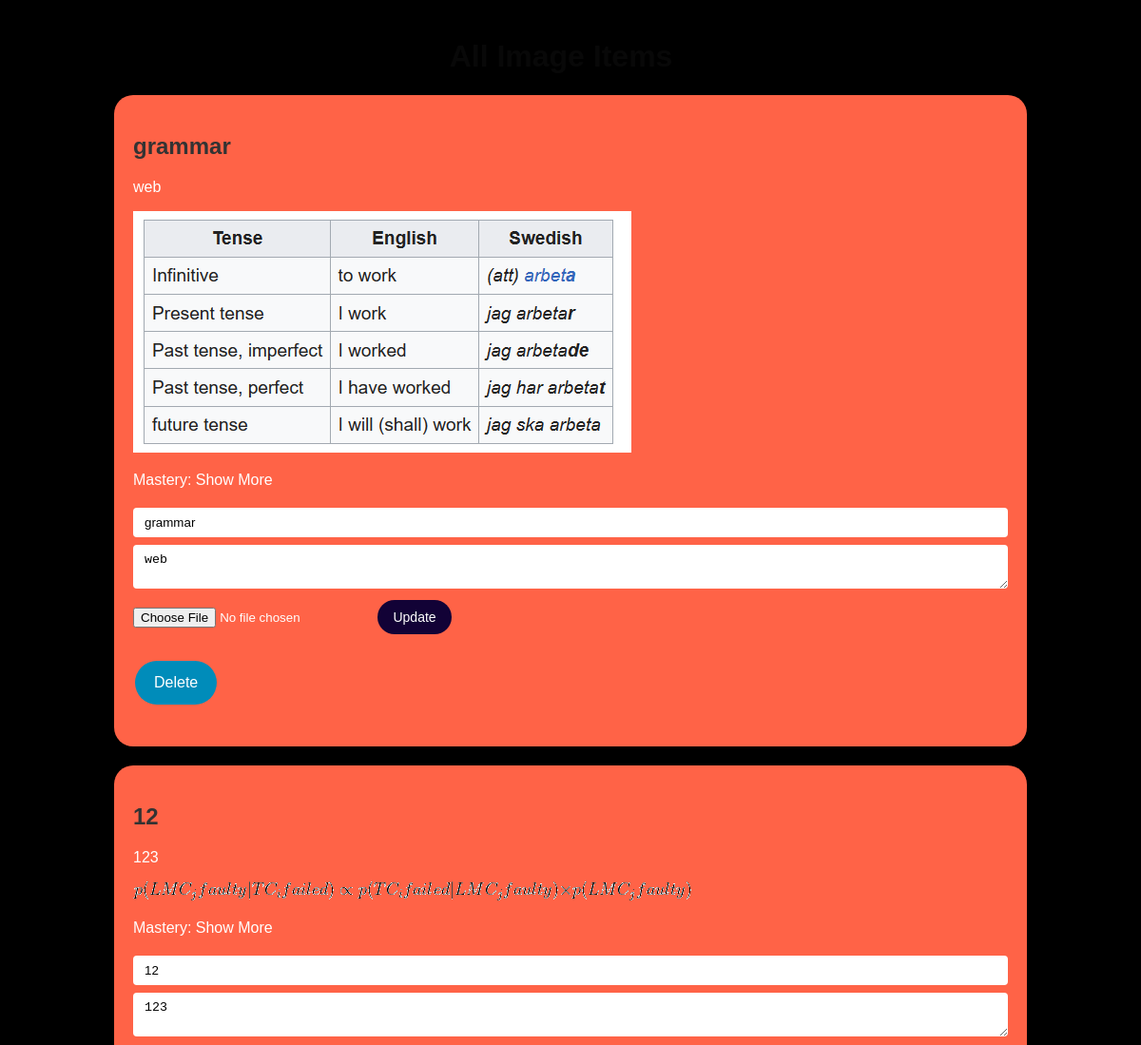
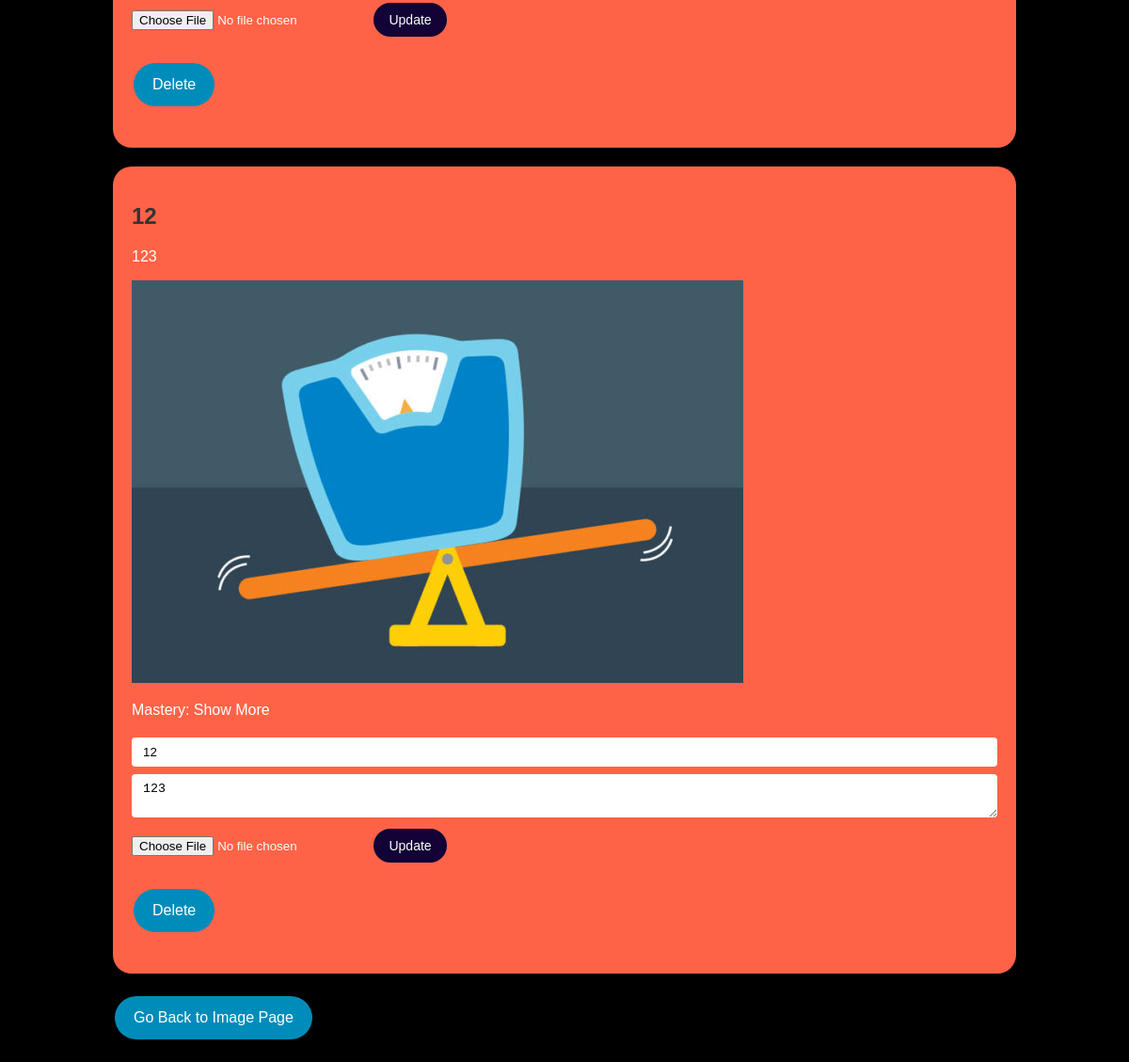
The app's page /image/all_image with its own data (2 pictures, top to bottom).
### language_learning_platform/models/models.py (models this page shows, shortened)
class Image(db.Model):
    __tablename__ = 'images'
    id = db.Column(db.Integer, primary_key=True)
    title = db.Column(db.String(80), nullable=False)
    image_filename = db.Column(db.String, nullable=False, unique=True)
    description = db.Column(db.String, nullable=False)
    mastery = db.Column(db.String(20), nullable=False, default='Show More')
    @property
    def image_path(self):
        return os.path.join('uploads', 'images', self.image_filename).replace('\\', '/')

### language_learning_platform/routes/image.py (the view)
@image.route('/all_image', methods=['GET'])
def all_image():
    image_items = Image.query.all()
    return render_template('all_image.html', items=image_items)

### templates/all_image.html (shortened to what this page needs)
{% extends 'base.html' %}
{% block content %}
<div style="text-align: center; margin-right: 20px;">
    <h1 style="color: #080808;">All Image Items</h1>
</div>
{% for item in items %}
    <div class="item-card">
        <h2>{{ item.title }}</h2>
        <p>{{ item.description }}</p>
        <img src="{{ url_for('static', filename=item.image_path) }}" alt="Image">
        <p>Mastery: {{ item.mastery }}</p>
        <div class="item-form">
            <form method="POST" action="{{ url_for('image.update_image', id=item.id) }}" enctype="multipart/form-data">
                <input type="text" name="title" value="{{ item.title }}" required>
                <textarea name="description" required>{{ item.description }}</textarea>
                <input type="file" name="image" accept="image/*">
                <input type="submit" value="Update">
            </form>
        </div>
        <form method="POST" action="{{ url_for('image.delete_image', id=item.id) }}">
            <input class="button" type="submit" value="Delete">
        </form>
    </div>
{% endfor %}
<a href="{{ url_for('image.image_page') }}" class="button">Go Back to Image Page</a>
{% endblock %}

### templates/base.html (shortened to what this page needs)
<!DOCTYPE html>
<html>
<head>
    <link rel="stylesheet" type="text/css" href="{{ url_for('static', filename='style.css') }}">
</head>
<body>
    <div class="container">
        {% block content %}
        {% endblock %}
    </div>
</body>
</html>

### static/style.css (style rules this page uses)
body { font-family: Arial, sans-serif; margin: 0; padding: 0; background-color: #f1f1f1; }
.container { width: 80%; margin: 0 auto; padding: 20px; }
h1, h2, h3 { color: #333; }
a { color: #0066cc; text-decoration: none; }
form { margin-bottom: 20px; }

### templates/all_image.html (style rules this page uses)
body { background-color: black; }
.item-card { background-color: #ff6347; border-radius: 20px; padding: 20px; margin-bottom: 20px; color: white; }
.button { background-color: #008CBA; border: none; color: white; padding: 14px 20px; text-align: center; text-decoration: none; display: inline-block; font-size: 16px; margin: 4px 2px; cursor: pointer; border-radius: 50px; }
.item-form { margin-bottom: 20px; }
.item-form input[type=text], .item-form textarea { width: 100%; padding: 8px 12px; margin: 4px 0; box-sizing: border-box; border: none; border-radius: 4px; }
.item-form input[type=submit] { background-color: #120236; color: white; padding: 10px 16px; margin: 4px 0; border: none; border-radius: 50px; cursor: pointer; font-size: 14px; }

### records on screen
Image: title "grammar", description "web", image_filename (picture), mastery "Show More"
Image: title "12", description "123", image_filename (picture), mastery "Show More"
Image: title "12", description "123", image_filename (picture), mastery "Show More"
